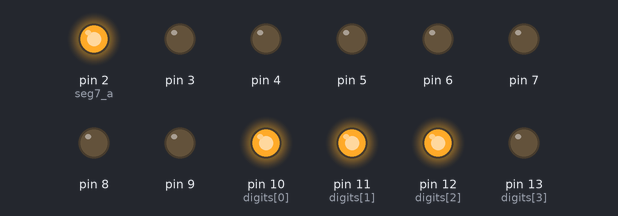
This sketch was run on a simulated Arduino Uno, built with avr-gcc and run on an emulated ATmega328P. Parts: output pins drawn as LEDs (lit = HIGH).

Above: at 0.05 s.
At 0.35 s:
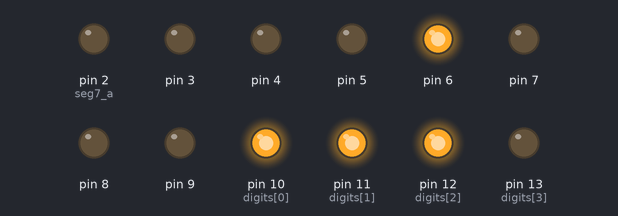
At 0.75 s:
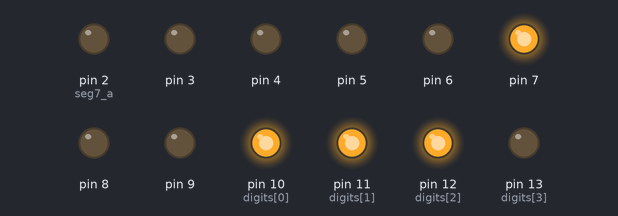
At 1.45 s:
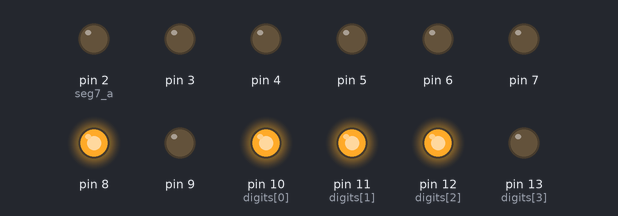
At 2.15 s:
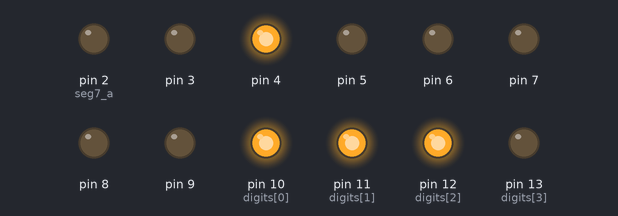
At 2.85 s:
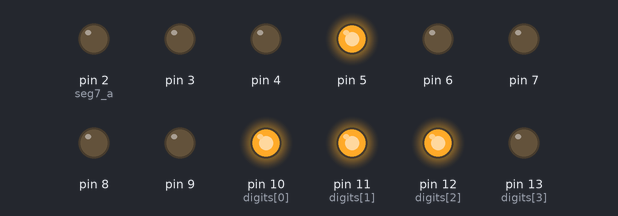
Timing chart, 0 to 3.1 s (numbered marks = the images above):
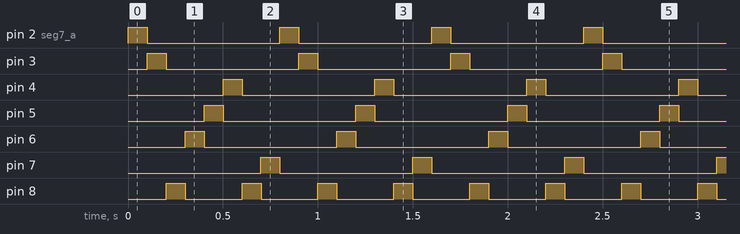

Measured:
- by itself, pin 2 (seg7_a), pin 3–7: alternates HIGH for 0.10 s and LOW for 0.70 s
- by itself, pin 8: alternates HIGH for 0.10 s and LOW for 0.30 s
- by itself, everything shown: repeats every 0.80 s, in 8 steps

The sketch:

snake-lamp.ino
```cpp
#define seg7_a 2

int seg7_digit[8]={B10000000, B01000000, B00000010 , B00001000, B00010000, B00100000, B00000010, B00000100 };
int digits[4]={10,11,12,13};
void setup() {
  // put your setup code here, to run once:
  for(int i=0; i<8; i++)
  {
    pinMode(seg7_a+i, OUTPUT);
    digitalWrite(seg7_a+i, LOW);
  }
  for(int i=0; i<4; i++){
     pinMode(digits[i], OUTPUT);
    digitalWrite(digits[i], HIGH);
  }
  digitalWrite(digits[3], LOW);
}
void show(int val){
  int mask0 = B10000000;
  int mask;
  for(int i=0; i<8; i++){
    mask = mask0 >> i;
    if(val&mask) digitalWrite(seg7_a+i, HIGH);
    else digitalWrite(seg7_a+i, LOW);
  }
}
void loop() {
  // put your main code here, to run repeatedly:
 for(int i=0; i<8; i++){
   show(seg7_digit[i]);
   delay(100);
 }
}
```
